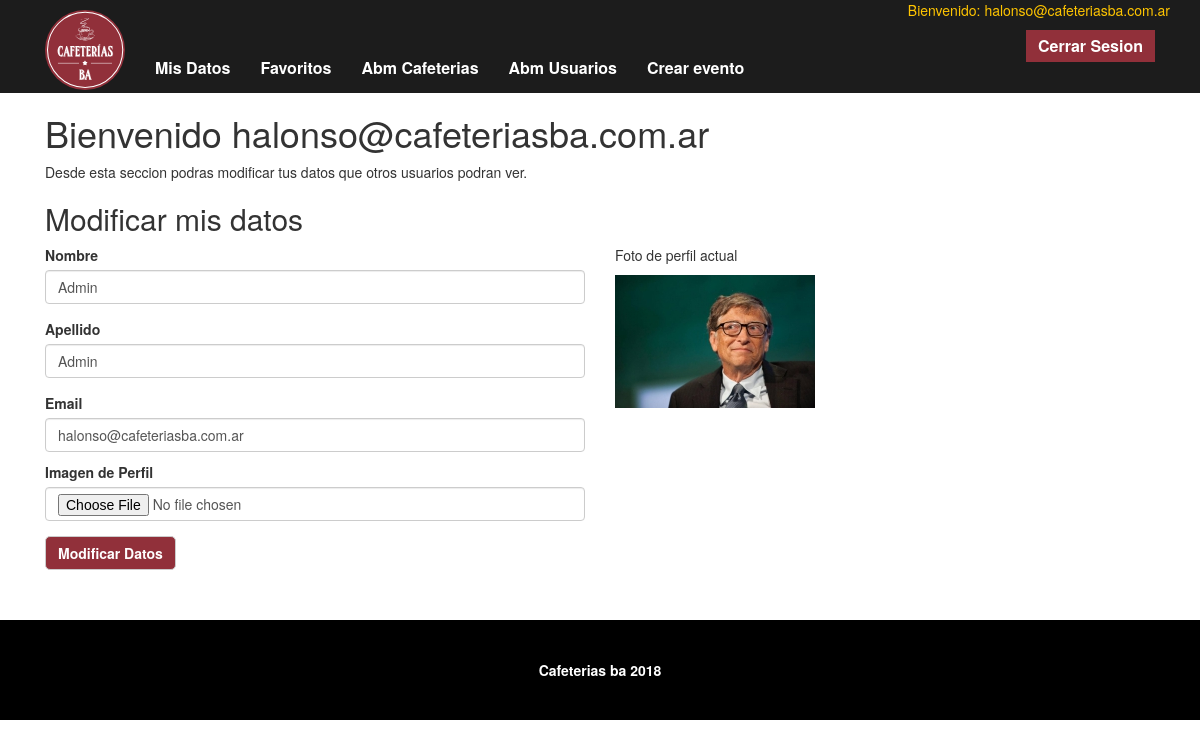
The page /panel_usuario (signed in) on the database its author committed.
### tables this page shows
CREATE TABLE `usuarios` (
  `id` int(11) NOT NULL,
  `rol_usuario_id` int(11) NOT NULL,
  `estados_id` int(11) NOT NULL,
  `nombre` varchar(80) DEFAULT NULL,
  `apellido` varchar(80) DEFAULT NULL,
  `email` varchar(100) NOT NULL,
  `pass` varchar(70) NOT NULL,
  `ubicacion_foto` varchar(45) DEFAULT NULL,
  `fecha_registro` timestamp NULL DEFAULT NULL
);

### app/cafeterias/Controllers/UserController.php (called while the page is built, shortened)
<?php
class UserController{
    public static function panelUsuarios(){
                $usuario=new User($_SESSION['id']);
                View::render('panelusuario/panel_usuario', compact('usuario'),4);
    }
}

### public/index.php (called while the page is built, shortened)
<?php
$rootPath = realpath(__DIR__ . '/../');
$rootPath = str_replace('\\', '/', $rootPath);
$app = new \cafeterias\Core\App($rootPath);
$app->run();

### app/cafeterias/Models/Modelo.php (called while the page is built, shortened)
<?php
class Modelo
{
	protected $table = "";
	protected $primaryKey = "";
	public function __construct($pk = null)
	{
		if(!is_null($pk)) {
			$this->getByPk($pk);
		}
	}
	public function getByPk($pk)
	{
		$db = DBConnection::getConnection();
		$query = "SELECT * FROM " . $this->table . "
				WHERE " . $this->primaryKey . " = ?";
		$stmt = $db->prepare($query);
		$exito = $stmt->execute([$pk]);
	}
}

### app/cafeterias/Models/User.php (called while the page is built, shortened)
<?php
class User extends Modelo implements JsonSerializable
{
                public function getFoto()
                {
                                return $this->ubicacion_foto;
                }
                public function getEmail()
                {
                                return $this->email;
                }
                public function getNombre()
                {
                                return $this->nombre;
                }
                public function getApellido()
                {
                                return $this->apellido;
                }
}

### views/panelusuario/panel_usuario.php (the view, shortened to what this page needs)
<div class="container" >
  <div class="col-sm-12 col-md-12 col-lg-12 ">
    <h1>Bienvenido <?= $usuario->getEmail() ?></h1>
    <p>Desde esta seccion podras modificar tus datos que otros usuarios podran ver.</p>
    <h2>Modificar mis datos</h2>
  </div>
  <form method="post" action="<?= \cafeterias\Core\App::urlTo('/abmusuarios/update_registrado'); ?>"  enctype="multipart/form-data">
    <div class="col-sm-6 col-md-6 col-lg-6 misdatos">
      <div class="form-group">
        <label for="nombre">Nombre </label>
        <input type="text" name="nombre" id="nombre" value="<?php
            if (isset($_old_input['nombre'])) {
                echo($_old_input['nombre']);
            } else if ($usuario->getNombre()) {
                echo($usuario->getNombre());
            }
            ?>" class="form-control"/>
      </div>
      <div class="form-group">
        <label for="direccion">Apellido</label>
        <input type="text" name="apellido" id="apellido" value="<?php
        if (isset($_old_input['apellido'])) {
            echo($_old_input['apellido']);
        } else if ($usuario->getApellido()) {
            echo($usuario->getApellido());
        }
        ?>" class="form-control"/>
      </div>
      <div class="form-group">
        <label for="sucursal">Email</label>
        <input type="text" name="email" id="email" value="<?php
        if (isset($_old_input['email'])) {
            echo($_old_input['email']);
        } else if ($usuario->getEmail()) {
            echo($usuario->getEmail());
        }
        ?>" class="form-control"/>
        <div class="form-group">
          <label for="sitio">Imagen de Perfil </label>
          <input type="file" name="imagen" id="imagen" value="<?php
            if (isset($_old_input['imagen'])) {
                echo($_old_input['imagen']);
            }
        ?>" class="form-control" />
        </div>
      </div>
      <input type="submit" class="login-button btn btn-default boton" value="Modificar Datos "/>
    </div>
  </form>
  <div class="col-sm-6 col-md-6 col-lg-6 misdatos">
    <p>Foto de perfil actual</p>
  <img src="<?= \cafeterias\Core\App::urlTo('/' . $usuario->getFoto()); ?>" alt="Foto de usuario">
  </div>
</div>

### public/css/estilos.css (style rules this page uses)
.boton { background-color: #91303a!important; color: white!important; font-weight: bold!important; padding: 6px 12px!important; border-radius: 5px; }

### rows shown on the page
usuarios: email "halonso@cafeteriasba.com.ar", nombre "Admin", apellido "Admin", ubicacion_foto (picture)

### other values the page prints
$_SESSION['Usuario'] "halonso@cafeteriasba.com.ar"
